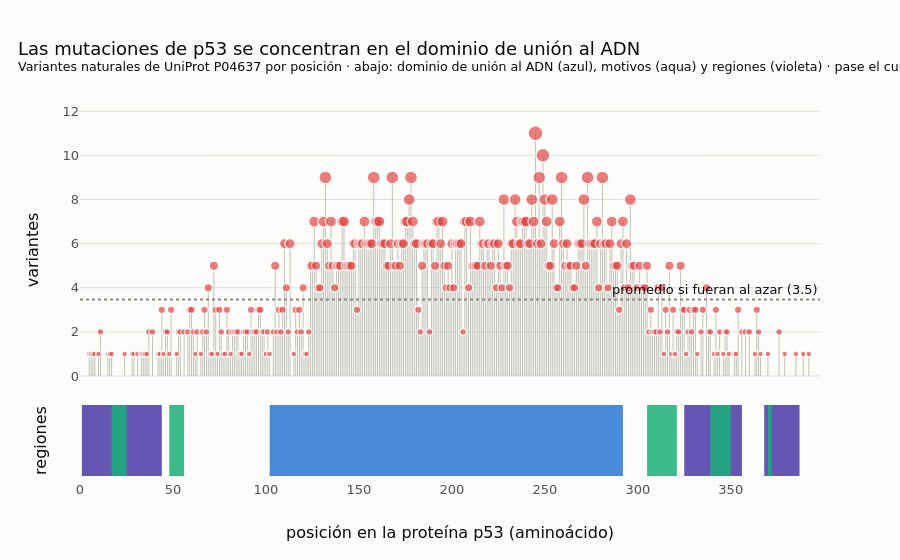

Source (notebook cell):
### Code cell
# Mapa interactivo tipo "lollipop": variantes por posición + regiones funcionales de UniProt
tracks = features[features["type"].isin(["DNA binding", "Motif"]) |
                  ((features["type"] == "Region") & features["description"].isin(
                      ["Transcription activation (acidic)", "Oligomerization", "Basic (repression of DNA-binding)"]))]
fig = make_subplots(rows=2, cols=1, shared_xaxes=True, row_heights=[0.78, 0.22], vertical_spacing=0.03)
stems_x = np.column_stack([per_pos["pos"], per_pos["pos"], np.full(len(per_pos), np.nan)]).ravel()
stems_y = np.column_stack([np.zeros(len(per_pos)), per_pos["n"], np.full(len(per_pos), np.nan)]).ravel()
fig.add_trace(go.Scatter(x=stems_x, y=stems_y, mode="lines", line=dict(color=ec.BASELINE, width=1),
                         hoverinfo="skip", showlegend=False), row=1, col=1)
fig.add_trace(go.Scatter(x=per_pos["pos"], y=per_pos["n"], mode="markers",
                         marker=dict(size=np.clip(per_pos["n"] * 0.9 + 5, 5, 22), color=ec.RED,
                                     line=dict(color=ec.SURFACE, width=1.5)),
                         customdata=np.column_stack([per_pos["wt"], per_pos["example"]]),
                         hovertemplate="posición %{x} (%{customdata[0]})<br>%{y} variantes documentadas"
                                       "<br>ej.: %{customdata[1]}<extra></extra>", showlegend=False), row=1, col=1)
fig.add_hline(y=mean_per_pos, line=dict(color=ec.MUTED, dash="dot"), row=1, col=1,
              annotation_text=f"promedio si fueran al azar ({mean_per_pos:.1f})", annotation_position="top right")
track_color = {"DNA binding": ec.BLUE, "Motif": ec.AQUA, "Region": ec.VIOLET}
for _, r in tracks.iterrows():
    fig.add_trace(go.Scatter(x=[r.start, r.end, r.end, r.start, r.start], y=[0, 0, 1, 1, 0], fill="toself",
                             mode="lines", line=dict(width=0), fillcolor=track_color[r.type], opacity=0.85,
                             name=r.type, legendgroup=r.type, showlegend=False,
                             hovertemplate=f"<b>{r.type}</b>: {r.description}<br>{r.start}–{r.end}<extra></extra>"),
                  row=2, col=1)
fig.update_yaxes(title_text="variantes", row=1, col=1)
fig.update_yaxes(showticklabels=False, showgrid=False, row=2, col=1, title_text="regiones")
fig.update_xaxes(title_text="posición en la proteína p53 (aminoácido)", row=2, col=1, range=[0, L + 5])
fig.update_layout(title=dict(text="Las mutaciones de p53 se concentran en el dominio de unión al ADN"
                                  "<br><sup>Variantes naturales de UniProt P04637 por posición · abajo: dominio de unión "
                                  "al ADN (azul), motivos (aqua) y regiones (violeta) · pase el cursor</sup>"),
                  height=560, margin=dict(t=110))
fig.show()

### Figure 1 — Plotly figure (JSON) as saved in the notebook; plotly's stock layout.template omitted (floating-point values rounded to 4 significant figures; data arrays with more than 128 entries replaced by an {"elided": "..."} marker saying what was removed)
{"data": [{"hoverinfo": "skip", "line": {"color": "#c3c2b7", "width": 1}, "mode": "lines", "showlegend": false, "type": "scatter", "x": {"elided": "996 float values"}, "xaxis": "x", "y": {"elided": "996 float values"}, "yaxis": "y"}, {"customdata": {"elided": "332x2 str values"}, "hovertemplate": "posición %{x} (%{customdata[0]})<br>%{y} variantes documentadas<br>ej.: %{customdata[1]}<extra></extra>", "marker": {"color": "#e34948", "line": {"color": "#fcfcfb", "width": 1.5}, "size": {"elided": "332 float values"}}, "mode": "markers", "showlegend": false, "type": "scatter", "x": {"elided": "332 int values"}, "xaxis": "x", "y": {"elided": "332 int values"}, "yaxis": "y"}, {"fill": "toself", "fillcolor": "#2a78d6", "hovertemplate": "<b>DNA binding</b>: <br>102–292<extra></extra>", "legendgroup": "DNA binding", "line": {"width": 0}, "mode": "lines", "name": "DNA binding", "opacity": 0.85, "showlegend": false, "type": "scatter", "x": [102, 292, 292, 102, 102], "xaxis": "x2", "y": [0, 0, 1, 1, 0], "yaxis": "y2"}, {"fill": "toself", "fillcolor": "#4a3aa7", "hovertemplate": "<b>Region</b>: Transcription activation (acidic)<br>1–44<extra></extra>", "legendgroup": "Region", "line": {"width": 0}, "mode": "lines", "name": "Region", "opacity": 0.85, "showlegend": false, "type": "scatter", "x": [1, 44, 44, 1, 1], "xaxis": "x2", "y": [0, 0, 1, 1, 0], "yaxis": "y2"}, {"fill": "toself", "fillcolor": "#4a3aa7", "hovertemplate": "<b>Region</b>: Oligomerization<br>325–356<extra></extra>", "legendgroup": "Region", "line": {"width": 0}, "mode": "lines", "name": "Region", "opacity": 0.85, "showlegend": false, "type": "scatter", "x": [325, 356, 356, 325, 325], "xaxis": "x2", "y": [0, 0, 1, 1, 0], "yaxis": "y2"}, {"fill": "toself", "fillcolor": "#4a3aa7", "hovertemplate": "<b>Region</b>: Basic (repression of DNA-binding)<br>368–387<extra></extra>", "legendgroup": "Region", "line": {"width": 0}, "mode": "lines", "name": "Region", "opacity": 0.85, "showlegend": false, "type": "scatter", "x": [368, 387, 387, 368, 368], "xaxis": "x2", "y": [0, 0, 1, 1, 0], "yaxis": "y2"}, {"fill": "toself", "fillcolor": "#1baf7a", "hovertemplate": "<b>Motif</b>: TADI<br>17–25<extra></extra>", "legendgroup": "Motif", "line": {"width": 0}, "mode": "lines", "name": "Motif", "opacity": 0.85, "showlegend": false, "type": "scatter", "x": [17, 25, 25, 17, 17], "xaxis": "x2", "y": [0, 0, 1, 1, 0], "yaxis": "y2"}, {"fill": "toself", "fillcolor": "#1baf7a", "hovertemplate": "<b>Motif</b>: TADII<br>48–56<extra></extra>", "legendgroup": "Motif", "line": {"width": 0}, "mode": "lines", "name": "Motif", "opacity": 0.85, "showlegend": false, "type": "scatter", "x": [48, 56, 56, 48, 48], "xaxis": "x2", "y": [0, 0, 1, 1, 0], "yaxis": "y2"}, {"fill": "toself", "fillcolor": "#1baf7a", "hovertemplate": "<b>Motif</b>: Bipartite nuclear localization signal<br>305–321<extra></extra>", "legendgroup": "Motif", "line": {"width": 0}, "mode": "lines", "name": "Motif", "opacity": 0.85, "showlegend": false, "type": "scatter", "x": [305, 321, 321, 305, 305], "xaxis": "x2", "y": [0, 0, 1, 1, 0], "yaxis": "y2"}, {"fill": "toself", "fillcolor": "#1baf7a", "hovertemplate": "<b>Motif</b>: Nuclear export signal<br>339–350<extra></extra>", "legendgroup": "Motif", "line": {"width": 0}, "mode": "lines", "name": "Motif", "opacity": 0.85, "showlegend": false, "type": "scatter", "x": [339, 350, 350, 339, 339], "xaxis": "x2", "y": [0, 0, 1, 1, 0], "yaxis": "y2"}, {"fill": "toself", "fillcolor": "#1baf7a", "hovertemplate": "<b>Motif</b>: [KR]-[STA]-K motif<br>370–372<extra></extra>", "legendgroup": "Motif", "line": {"width": 0}, "mode": "lines", "name": "Motif", "opacity": 0.85, "showlegend": false, "type": "scatter", "x": [370, 372, 372, 370, 370], "xaxis": "x2", "y": [0, 0, 1, 1, 0], "yaxis": "y2"}], "layout": {"annotations": [{"showarrow": false, "text": "promedio si fueran al azar (3.5)", "x": 1, "xanchor": "right", "xref": "x domain", "y": 3.468, "yanchor": "bottom", "yref": "y"}], "height": 560, "margin": {"t": 110}, "shapes": [{"line": {"color": "#898781", "dash": "dot"}, "type": "line", "x0": 0, "x1": 1, "xref": "x domain", "y0": 3.468, "y1": 3.468, "yref": "y"}], "title": {"text": "Las mutaciones de p53 se concentran en el dominio de unión al ADN<br><sup>Variantes naturales de UniProt P04637 por posición · abajo: dominio de unión al ADN (azul), motivos (aqua) y regiones (violeta) · pase el cursor</sup>"}, "xaxis": {"anchor": "y", "domain": [0.0, 1.0], "matches": "x2", "showticklabels": false}, "xaxis2": {"anchor": "y2", "domain": [0.0, 1.0], "range": [0, 398], "title": {"text": "posición en la proteína p53 (aminoácido)"}}, "yaxis": {"anchor": "x", "domain": [0.2434, 1.0], "title": {"text": "variantes"}}, "yaxis2": {"anchor": "x2", "domain": [0.0, 0.2134], "showgrid": false, "showticklabels": false, "title": {"text": "regiones"}}}}
